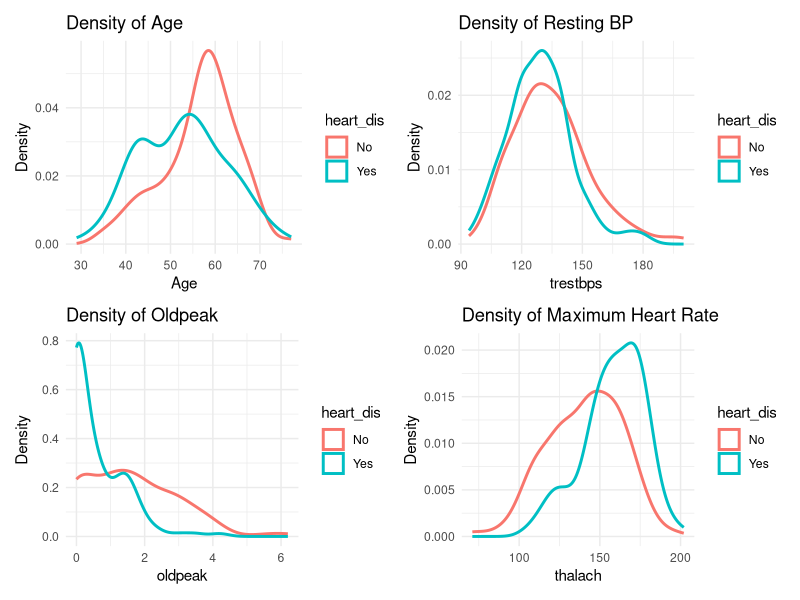

Generate this figure with R:
## ---- chunk 1
library(knitr)
#install the tidyverse library (do this once)
#install.packages("tidyverse")
library(tidyverse)
library(patchwork)
#set chunk and figure default options
knitr::opts_chunk$set(echo = FALSE, message = FALSE, warning = FALSE, fig.width = 4, fig.height = 4, tidy = TRUE)
## ---- chunk 2
trainingdata <- read.csv("heart_training.csv")
testdata <- read.csv("heart_test.csv")

# Convert selected variables to factor in both data sets
factor_vars <- c("sex", "cp", "fps", "exang", "restecg")
for(v in factor_vars) {
  if(v %in% names(trainingdata)) trainingdata[[v]] <- as.factor(trainingdata[[v]])
  if(v %in% names(testdata)) testdata[[v]] <- as.factor(testdata[[v]])
}


logit_model <- glm(target ~ age + sex + cp + trestbps + thalach + exang + oldpeak + ca + thal,
                   data = trainingdata, family = binomial)
train_pred_prob <- predict(logit_model, type = "response")
train_pred_class <- ifelse(train_pred_prob > 0.5, 1, 0)

train_accuracy <- mean(train_pred_class == trainingdata$target)
cat("Logistic Regression - Training Accuracy:", round(train_accuracy, 3), "\n")


test_pred_prob <- predict(logit_model, newdata = testdata, type = "response")
test_pred_class <- ifelse(test_pred_prob > 0.5, 1, 0)
test_accuracy <- mean(test_pred_class == testdata$target)
cat("Logistic Regression - Test Accuracy:", round(test_accuracy, 3), "\n")

## ---- chunk 3
heart_dis <- rep("Yes", nrow(trainingdata))
heart_dis[trainingdata$target == 0] <- "No"
trainingdata$heart_dis <- heart_dis

## ---- chunk 4

p_age <- ggplot(trainingdata, aes(x = age, color = heart_dis)) +
  geom_density(size = 1) +
  labs(title = "Density of Age", x = "Age", y = "Density") +
  theme_minimal()

p_trestbps <- ggplot(trainingdata, aes(x = trestbps, color = heart_dis)) +
  geom_density(size = 1) +
  labs(title = "Density of Resting BP", x = "trestbps", y = "Density") +
  theme_minimal()

p_oldpeak <- ggplot(trainingdata, aes(x = oldpeak, color = heart_dis)) +
  geom_density(size = 1) +
  labs(title = "Density of Oldpeak", x = "oldpeak", y = "Density") +
  theme_minimal()

p_thalach <- ggplot(trainingdata, aes(x = thalach, color = heart_dis)) +
  geom_density(size = 1) +
  labs(title = "Density of Maximum Heart Rate", x = "thalach", y = "Density") +
  theme_minimal()

combined_plot <- (p_age | p_trestbps) / (p_oldpeak | p_thalach)
print(combined_plot)

## ---- chunk 5
library(MASS) # package containing lda function


trainingdata$target <- as.factor(trainingdata$target)
testdata$target <- as.factor(testdata$target)

lda_model <- lda(target ~ age + sex + cp + trestbps + thalach + exang + oldpeak + ca + thal,
                 data = trainingdata)

lda_train_pred <- predict(lda_model)$class
lda_train_accuracy <- mean(lda_train_pred == trainingdata$target)
cat("LDA - Training Accuracy:", round(lda_train_accuracy, 3), "\n")

lda_test_pred <- predict(lda_model, newdata = testdata)$class
lda_test_accuracy <- mean(lda_test_pred == testdata$target)
cat("LDA - Test Accuracy:", round(lda_test_accuracy, 3), "\n")


## ---- chunk 6
qda_model <- qda(target ~ age + sex + cp + trestbps + thalach + exang + oldpeak + ca + thal,
                 data = trainingdata)

# Predictions on training data:
qda_train_pred <- predict(qda_model)$class
qda_train_accuracy <- mean(qda_train_pred == trainingdata$target)
cat("QDA - Training Accuracy:", round(qda_train_accuracy, 3), "\n")

# Predictions on test data:
qda_test_pred <- predict(qda_model, newdata = testdata)$class
qda_test_accuracy <- mean(qda_test_pred == testdata$target)
cat("QDA - Test Accuracy:", round(qda_test_accuracy, 3), "\n")

## ---- chunk 7
library(dplyr)
library(class)

# Select only the predictor variables:
training_knn <- trainingdata %>% 
  dplyr::select(age, sex, cp, trestbps, thalach, exang, oldpeak, ca, thal)

testing_knn <- testdata %>% 
  dplyr::select(age, sex, cp, trestbps, thalach, exang, oldpeak, ca, thal)

## ---- chunk 8
# Define which variables are numeric:
num_vars <- c("age", "trestbps", "oldpeak", "thalach")

training_knn <- training_knn %>% 
  mutate(across(all_of(num_vars), scale))

testing_knn <- testing_knn %>% 
  mutate(across(all_of(num_vars), scale))

## ---- chunk 9
set.seed(420)  # for reproducibility

knn_pred <- knn(train = training_knn, test = testing_knn, cl = trainingdata$target, k = 14)

knn_test_accuracy <- mean(knn_pred == testdata$target)
cat("KNN (k = 14) - Test Accuracy:", round(knn_test_accuracy, 3), "\n")

## ---- chunk 10
head(Boston)

trn_samples <- sample(1:nrow(Boston), 440, replace = FALSE)
training_Boston <- Boston[trn_samples, ]
testing_Boston <- Boston[-trn_samples, ]
training_Boston$crimMedian <- training_Boston$crim > median(training_Boston$crim)
testing_Boston$crimMedian <- testing_Boston$crim > median(training_Boston$crim)

logit_boston <- glm(crimMedian ~ . - crim - crimMedian,
                    data = training_Boston, family = binomial)

# Predictions on training and test sets:
train_pred_boston <- ifelse(predict(logit_boston, type = "response") > 0.5, TRUE, FALSE)
test_pred_boston <- ifelse(predict(logit_boston, newdata = testing_Boston, type = "response") > 0.5, TRUE, FALSE)

train_acc_boston <- mean(train_pred_boston == training_Boston$crimMedian)
test_acc_boston <- mean(test_pred_boston == testing_Boston$crimMedian)

cat("Boston Logistic Regression - Training Accuracy:", round(train_acc_boston, 3), "\n")
cat("Boston Logistic Regression - Test Accuracy:", round(test_acc_boston, 3), "\n")

lda_boston <- lda(crimMedian ~ . - crim - crimMedian, data = training_Boston)

lda_train_pred <- predict(lda_boston)$class
lda_test_pred <- predict(lda_boston, newdata = testing_Boston)$class

lda_train_acc <- mean(lda_train_pred == training_Boston$crimMedian)
lda_test_acc <- mean(lda_test_pred == testing_Boston$crimMedian)

cat("Boston LDA - Training Accuracy:", round(lda_train_acc, 3), "\n")
cat("Boston LDA - Test Accuracy:", round(lda_test_acc, 3), "\n")

library(class)

train_knn_boston <- training_Boston %>% dplyr::select(-crim, -crimMedian)
test_knn_boston <- testing_Boston %>% dplyr::select(-crim, -crimMedian)

train_knn_boston_scaled <- scale(train_knn_boston)
test_knn_boston_scaled <- scale(test_knn_boston,
                                center = attr(train_knn_boston_scaled, "scaled:center"),
                                scale = attr(train_knn_boston_scaled, "scaled:scale"))

knn_boston_pred <- knn(train = train_knn_boston_scaled,
                       test = test_knn_boston_scaled,
                       cl = training_Boston$crimMedian, k = 5)
knn_boston_test_acc <- mean(knn_boston_pred == testing_Boston$crimMedian)
cat("Boston KNN (k = 5) - Test Accuracy:", round(knn_boston_test_acc, 3), "\n")

